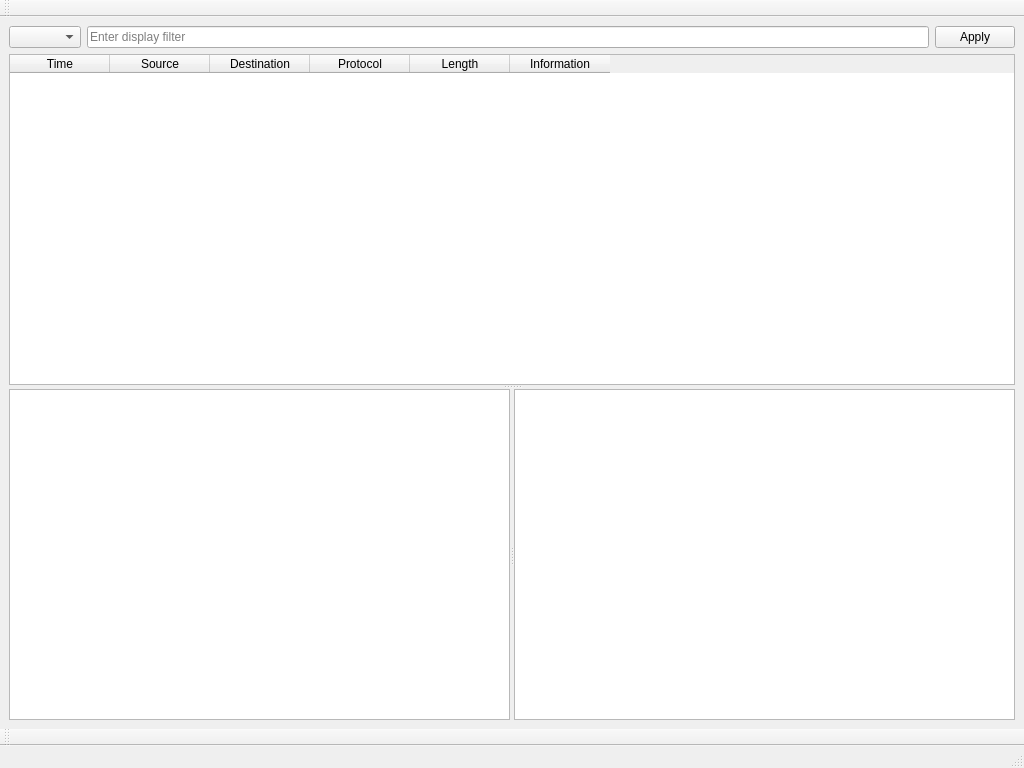
<?xml version="1.0" encoding="UTF-8"?>
<ui version="4.0">
 <class>MainWindow</class>
 <widget class="QMainWindow" name="MainWindow">
  <property name="geometry">
   <rect>
    <x>0</x>
    <y>0</y>
    <width>1024</width>
    <height>768</height>
   </rect>
  </property>
  <property name="windowTitle">
   <string>sniffer</string>
  </property>
  <property name="toolButtonStyle">
   <enum>Qt::ToolButtonStyle::ToolButtonTextUnderIcon</enum>
  </property>
  <widget class="QWidget" name="centralwidget">
   <layout class="QVBoxLayout" name="verticalLayout">
    <item>
     <layout class="QHBoxLayout" name="filterLayout">
      <item>
       <widget class="QComboBox" name="savedFilters">
        <property name="toolTip">
         <string>Select a saved filter</string>
        </property>
       </widget>
      </item>
      <item>
       <widget class="QLineEdit" name="filterInput">
        <property name="placeholderText">
         <string>Enter display filter</string>
        </property>
       </widget>
      </item>
      <item>
       <widget class="QPushButton" name="applyFilterButton">
        <property name="text">
         <string>Apply</string>
        </property>
       </widget>
      </item>
     </layout>
    </item>
    <item>
     <widget class="QSplitter" name="mainSplitter">
      <property name="sizePolicy">
       <sizepolicy hsizetype="Expanding" vsizetype="Expanding">
        <horstretch>0</horstretch>
        <verstretch>0</verstretch>
       </sizepolicy>
      </property>
      <property name="orientation">
       <enum>Qt::Orientation::Vertical</enum>
      </property>
      <widget class="QTableWidget" name="packetList">
       <property name="rowCount">
        <number>0</number>
       </property>
       <property name="columnCount">
        <number>6</number>
       </property>
       <column>
        <property name="text">
         <string>Time</string>
        </property>
       </column>
       <column>
        <property name="text">
         <string>Source</string>
        </property>
       </column>
       <column>
        <property name="text">
         <string>Destination</string>
        </property>
       </column>
       <column>
        <property name="text">
         <string>Protocol</string>
        </property>
       </column>
       <column>
        <property name="text">
         <string>Length</string>
        </property>
       </column>
       <column>
        <property name="text">
         <string>Information</string>
        </property>
       </column>
      </widget>
      <widget class="QSplitter" name="detailsHexSplitter">
       <property name="orientation">
        <enum>Qt::Orientation::Horizontal</enum>
       </property>
       <widget class="QTreeWidget" name="packetDetails">
        <property name="headerHidden">
         <bool>true</bool>
        </property>
        <column>
         <property name="text">
          <string notr="true">1</string>
         </property>
        </column>
       </widget>
       <widget class="QTextEdit" name="hexView">
        <property name="readOnly">
         <bool>true</bool>
        </property>
       </widget>
      </widget>
     </widget>
    </item>
   </layout>
  </widget>
  <widget class="QMenuBar" name="menubar">
   <property name="geometry">
    <rect>
     <x>0</x>
     <y>0</y>
     <width>1024</width>
     <height>19</height>
    </rect>
   </property>
  </widget>
  <widget class="QStatusBar" name="statusbar"/>
  <widget class="QToolBar" name="toolBar">
   <property name="focusPolicy">
    <enum>Qt::FocusPolicy::NoFocus</enum>
   </property>
   <property name="windowTitle">
    <string>Tool Bar</string>
   </property>
   <property name="toolButtonStyle">
    <enum>Qt::ToolButtonStyle::ToolButtonTextUnderIcon</enum>
   </property>
   <attribute name="toolBarArea">
    <enum>TopToolBarArea</enum>
   </attribute>
   <attribute name="toolBarBreak">
    <bool>false</bool>
   </attribute>
  </widget>
  <widget class="QToolBar" name="deviceBar">
   <property name="windowTitle">
    <string>deviceBar</string>
   </property>
   <attribute name="toolBarArea">
    <enum>BottomToolBarArea</enum>
   </attribute>
   <attribute name="toolBarBreak">
    <bool>false</bool>
   </attribute>
  </widget>
 </widget>
 <resources>
  <include location="../resources/toolbar.qrc"/>
 </resources>
 <connections/>
</ui>
